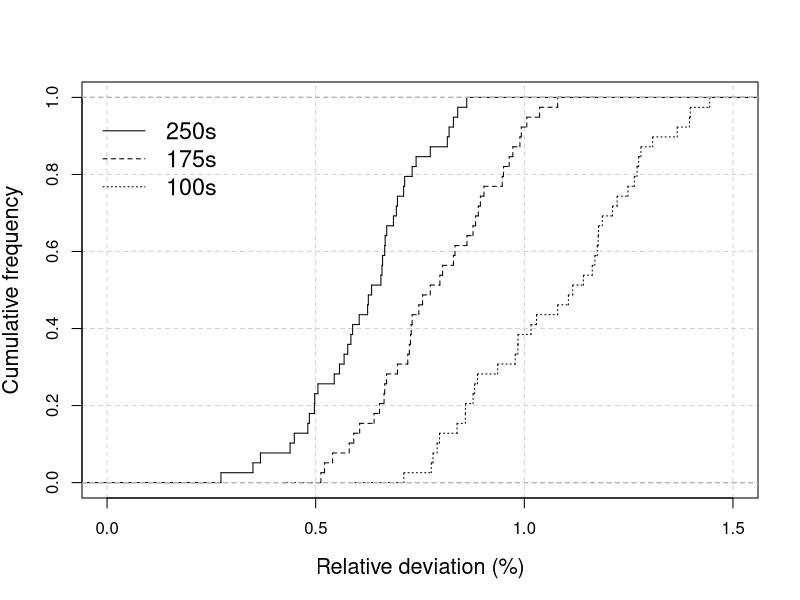
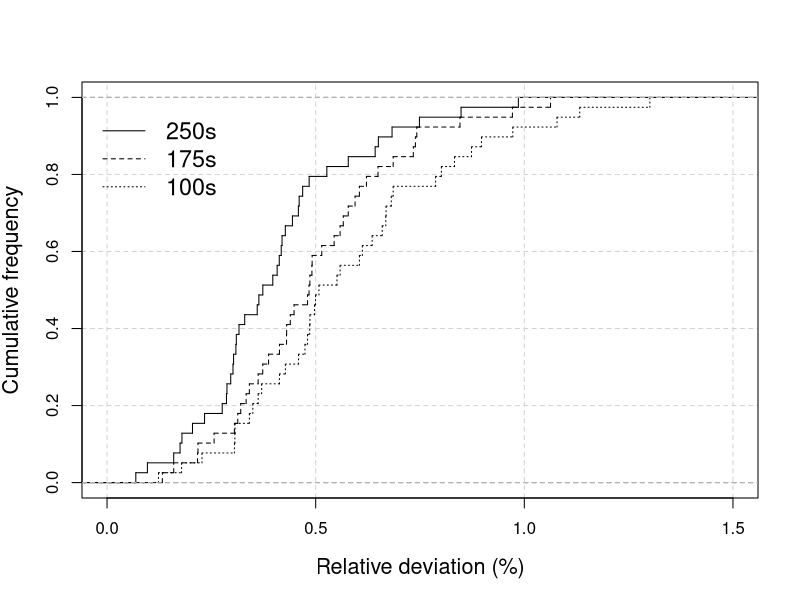
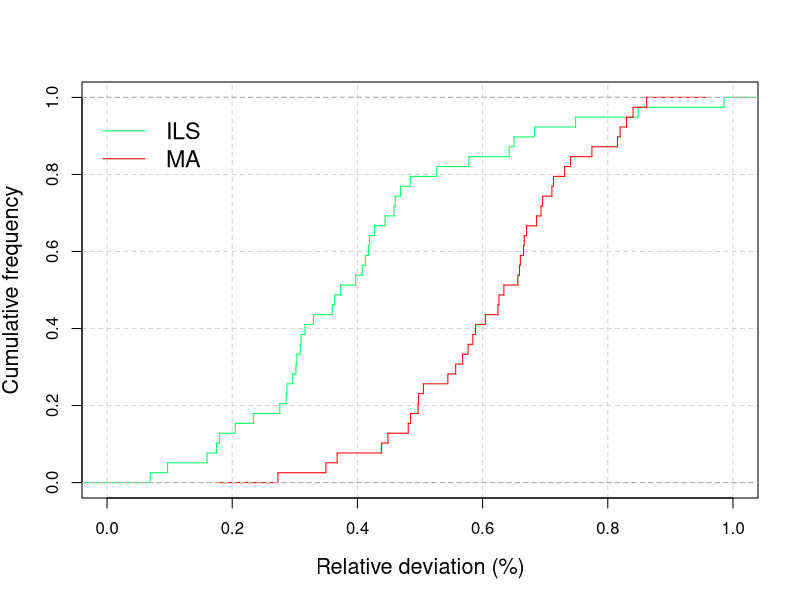

Reproduce these figures in R, in order.
data <- read.csv("raw_results/results_meme.csv")
data_short <- read.csv("raw_results/results_meme_short.csv")
data_middle <- read.csv("raw_results/results_meme_middle.csv")
# Compute the empirical cumulative distribution function (ECDF)
ecdf_data <- ecdf(data$relative_deviation)
ecdf_data_short <- ecdf(data_short$relative_deviation)
ecdf_data_middle <- ecdf(data_middle$relative_deviation)

png(filename = "figures/quality_distrib_meme.png", width = 800, height = 800)

# Plot the ECDF
plot(ecdf_data,main="",
     xlab = "Relative deviation (%)",
     ylab = "Cumulative frequency",
     xlim=c(0, 1.5),
     cex.lab=1.3,
     do.points = FALSE, verticals = TRUE, lty=1,
     panel.first = grid(lty = 2))
lines(ecdf_data_short, col = "#000000",do.points = FALSE, verticals = TRUE, lty=3)
lines(ecdf_data_middle, col = "#000000",do.points = FALSE, verticals = TRUE, lty=2)
legend("topleft", legend=c("250s","175s","100s"), lty=c(1,2,3), col=c("black","black","black"), bty="n",inset = c(0, 0.05),cex=1.4)

# Close the current PNG device
invisible(dev.off())


data2 <- read.csv("raw_results/results_ils.csv")
data2_short <- read.csv("raw_results/results_ils_short.csv")
data2_middle <- read.csv("raw_results/results_ils_middle.csv")
# Compute the empirical cumulative distribution function (ECDF)
ecdf_data2 <- ecdf(data2$relative_deviation)
ecdf_data2_short <- ecdf(data2_short$relative_deviation)
ecdf_data2_middle <- ecdf(data2_middle$relative_deviation)
png(filename = "figures/quality_distrib_ils.png", width = 800, height = 800)
# Plot the ECDF
plot(ecdf_data2,main="",
     xlab = "Relative deviation (%)",
     ylab = "Cumulative frequency",
     xlim=c(0, 1.5),
     cex.lab=1.3,
     do.points = FALSE, verticals = TRUE, lty=1,
     panel.first = grid(lty = 2))
lines(ecdf_data2_short, col = "#000000",do.points = FALSE, verticals = TRUE, lty=3)
lines(ecdf_data2_middle, col = "#000000",do.points = FALSE, verticals = TRUE, lty=2)
legend("topleft", legend=c("250s","175s","100s"), lty=c(1,2,3), col=c("black","black","black"), bty="n",inset = c(0, 0.05),cex=1.4)
# Close the current PNG device
invisible(dev.off())

png(filename = "figures/quality_distrib_ils_meme.png", width = 800, height = 800)
plot(ecdf_data2,main="",
     xlab = "Relative deviation (%)",
     ylab = "Cumulative frequency",
     cex.lab=1.3,
     xlim = c(0, 1),
     do.points = FALSE, verticals = TRUE, lty=1,
     panel.first = grid(lty = 2),
     col = "#00ff5e")
lines(ecdf_data, col = "#ff0000",do.points = FALSE, verticals = TRUE, lty = 1)
legend("topleft", legend=c("ILS","MA"), lty=1, col=c("#00ff5e","#ff0000"), bty="n",inset = c(0, 0.05),cex=1.4)

invisible(dev.off())